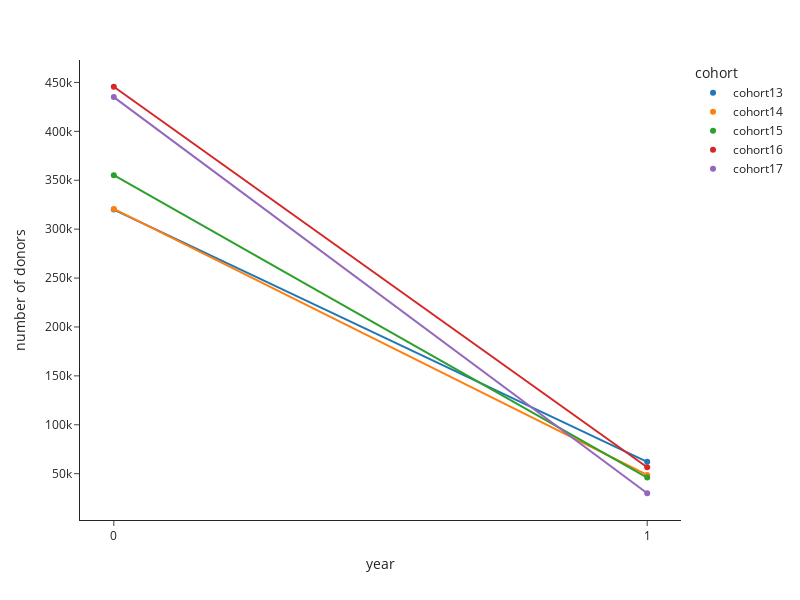

Notebook code for this chart:
### Code cell
fig = px.scatter(df1, x='year', y='number of donors',
             color="cohort", 
                 trendline='ols',
         #   title="Top 3 Donation Amounts (average of all 5 cohorts)",
             hover_data={'retention':':.1%',
                         'year':False,
                         'number of donors':False
                        },
                 template='simple_white',
                 width=800, height=600
            )
fig.update_xaxes(type='category')

results = px.get_trendline_results(fig)
print(results)

results.query("cohort == 'cohort13'").px_fit_results.iloc[0].summary()

fig.show()

### Figure 1 — Plotly figure (JSON) as saved in the notebook; plotly's stock layout.template omitted (floating-point values rounded to 4 significant figures)
{"data": [{"customdata": [[0.1941, 0, 320069], [0.1941, 1, 62130]], "hovertemplate": "cohort=cohort13<br>retention=%{customdata[0]:.1%}<extra></extra>", "legendgroup": "cohort13", "marker": {"color": "#1F77B4", "symbol": "circle"}, "mode": "markers", "name": "cohort13", "orientation": "v", "showlegend": true, "type": "scatter", "x": [0, 1], "xaxis": "x", "y": [320069, 62130], "yaxis": "y"}, {"hovertemplate": "<b>OLS trendline</b><br>number of donors = -257939 * year + 320069<br>R<sup>2</sup>=1.000000<br><br>cohort=cohort13<extra></extra>", "legendgroup": "cohort13", "marker": {"color": "#1F77B4", "symbol": "circle"}, "mode": "lines", "name": "cohort13", "showlegend": false, "type": "scatter", "x": [0, 1], "xaxis": "x", "y": [320100.0, 62130.0], "yaxis": "y"}, {"customdata": [[0.1518, 0, 320673], [0.1518, 1, 48667]], "hovertemplate": "cohort=cohort14<br>retention=%{customdata[0]:.1%}<extra></extra>", "legendgroup": "cohort14", "marker": {"color": "#FF7F0E", "symbol": "circle"}, "mode": "markers", "name": "cohort14", "orientation": "v", "showlegend": true, "type": "scatter", "x": [0, 1], "xaxis": "x", "y": [320673, 48667], "yaxis": "y"}, {"hovertemplate": "<b>OLS trendline</b><br>number of donors = -272006 * year + 320673<br>R<sup>2</sup>=1.000000<br><br>cohort=cohort14<extra></extra>", "legendgroup": "cohort14", "marker": {"color": "#FF7F0E", "symbol": "circle"}, "mode": "lines", "name": "cohort14", "showlegend": false, "type": "scatter", "x": [0, 1], "xaxis": "x", "y": [320700.0, 48670.0], "yaxis": "y"}, {"customdata": [[0.1297, 0, 355137], [0.1297, 1, 46078]], "hovertemplate": "cohort=cohort15<br>retention=%{customdata[0]:.1%}<extra></extra>", "legendgroup": "cohort15", "marker": {"color": "#2CA02C", "symbol": "circle"}, "mode": "markers", "name": "cohort15", "orientation": "v", "showlegend": true, "type": "scatter", "x": [0, 1], "xaxis": "x", "y": [355137, 46078], "yaxis": "y"}, {"hovertemplate": "<b>OLS trendline</b><br>number of donors = -309059 * year + 355137<br>R<sup>2</sup>=1.000000<br><br>cohort=cohort15<extra></extra>", "legendgroup": "cohort15", "marker": {"color": "#2CA02C", "symbol": "circle"}, "mode": "lines", "name": "cohort15", "showlegend": false, "type": "scatter", "x": [0, 1], "xaxis": "x", "y": [355100.0, 46080.0], "yaxis": "y"}, {"customdata": [[0.1269, 0, 445598], [0.1269, 1, 56538]], "hovertemplate": "cohort=cohort16<br>retention=%{customdata[0]:.1%}<extra></extra>", "legendgroup": "cohort16", "marker": {"color": "#D62728", "symbol": "circle"}, "mode": "markers", "name": "cohort16", "orientation": "v", "showlegend": true, "type": "scatter", "x": [0, 1], "xaxis": "x", "y": [445598, 56538], "yaxis": "y"}, {"hovertemplate": "<b>OLS trendline</b><br>number of donors = -389060 * year + 445598<br>R<sup>2</sup>=1.000000<br><br>cohort=cohort16<extra></extra>", "legendgroup": "cohort16", "marker": {"color": "#D62728", "symbol": "circle"}, "mode": "lines", "name": "cohort16", "showlegend": false, "type": "scatter", "x": [0, 1], "xaxis": "x", "y": [445600.0, 56540.0], "yaxis": "y"}, {"customdata": [[0.06894, 0, 434991], [0.06894, 1, 29990]], "hovertemplate": "cohort=cohort17<br>retention=%{customdata[0]:.1%}<extra></extra>", "legendgroup": "cohort17", "marker": {"color": "#9467BD", "symbol": "circle"}, "mode": "markers", "name": "cohort17", "orientation": "v", "showlegend": true, "type": "scatter", "x": [0, 1], "xaxis": "x", "y": [434991, 29990], "yaxis": "y"}, {"hovertemplate": "<b>OLS trendline</b><br>number of donors = -405001 * year + 434991<br>R<sup>2</sup>=1.000000<br><br>cohort=cohort17<extra></extra>", "legendgroup": "cohort17", "marker": {"color": "#9467BD", "symbol": "circle"}, "mode": "lines", "name": "cohort17", "showlegend": false, "type": "scatter", "x": [0, 1], "xaxis": "x", "y": [435000.0, 29990.0], "yaxis": "y"}], "layout": {"height": 600, "legend": {"title": {"text": "cohort"}, "tracegroupgap": 0}, "margin": {"t": 60}, "width": 800, "xaxis": {"anchor": "y", "domain": [0, 1], "title": {"text": "year"}, "type": "category"}, "yaxis": {"anchor": "x", "domain": [0, 1], "title": {"text": "number of donors"}}}}
